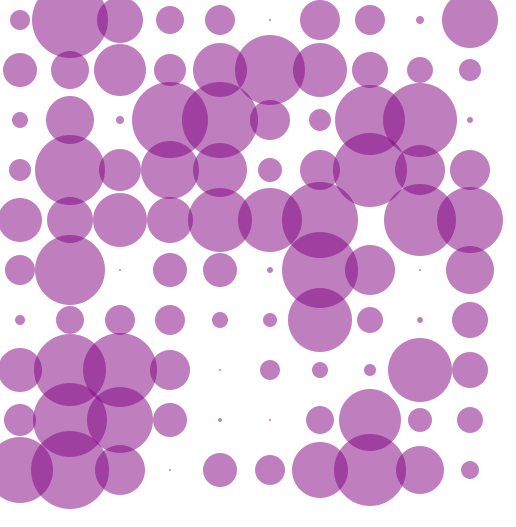

Recreate this plot in Python.
import random
from cell import Cell
from PIL import Image, ImageDraw
import svgwrite

class Grid:
    def __init__(self, rows, columns):
        self.rows, self.columns = rows, columns
        self.grid = self.prepare_grid()

    def prepare_grid(self):
        grid_array = []
        for row in range(self.rows):
            row_array = []
            for column in range(self.columns):
                row_array.append(Cell(row, column))
            grid_array.append(row_array)
        return grid_array

    def each_cell(self):
        cells = []
        for row in self.grid:
            for cell in row:
                cells.append(cell)
        return cells


    def to_svg(self, cell_size = 50):

        top_offset = 20
        left_offset = 20
        img_width = cell_size * self.columns
        img_height = cell_size * self.rows
        dwg = svgwrite.Drawing('grid.svg')

        for cell in self.each_cell():
            x1 = cell.column * cell_size + top_offset
            y1 = cell.row * cell_size + left_offset

            dwg.add(dwg.circle(center=(x1, y1), r=cell.size, stroke='none', fill='purple', opacity='0.5'))

        dwg.save()
